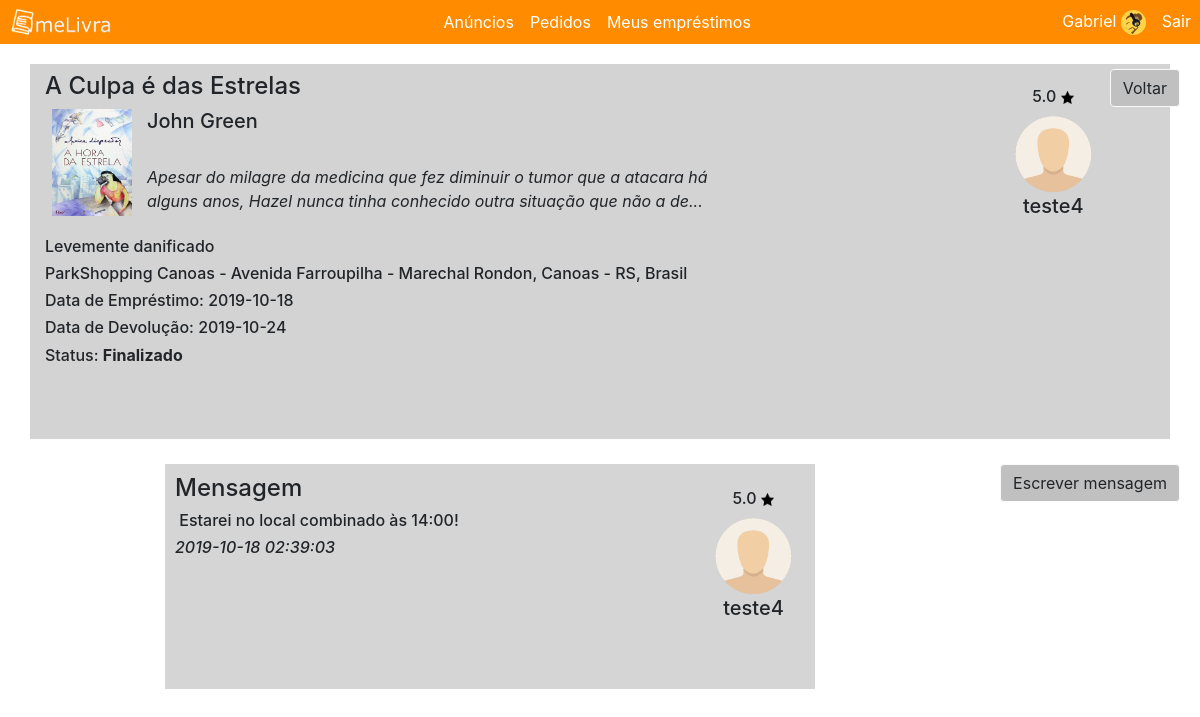
The app's page /PHP/telaEmprestimoDetalhes.php?status2=1&idEmp=32 (signed in) with its own data.
### tables this page shows
CREATE TABLE `usuario` (
  `idUsuario` int(11) NOT NULL,
  `nome` varchar(16) DEFAULT NULL,
  `sobrenome` varchar(20) NOT NULL,
  `senha` varchar(250) DEFAULT NULL,
  `email` varchar(60) DEFAULT NULL,
  `admin` char(1) DEFAULT NULL,
  `imagem` varchar(200) DEFAULT NULL,
  `celular` int(11) DEFAULT NULL,
  `nota` float DEFAULT NULL
);

CREATE TABLE `emprestimo` (
  `idEmprestimo` int(11) NOT NULL,
  `idProposta` int(11) NOT NULL,
  `idUsuarioA` int(11) DEFAULT NULL,
  `idUsuarioB` int(11) DEFAULT NULL,
  `dataEmprestimo` date DEFAULT NULL,
  `status` varchar(45) DEFAULT NULL
);

CREATE TABLE `livro` (
  `idLivro` int(11) NOT NULL,
  `titulo` varchar(50) DEFAULT NULL,
  `autor` varchar(60) DEFAULT NULL,
  `sinopse` text,
  `foto` varchar(200) DEFAULT NULL
);

CREATE TABLE `postagem` (
  `idPostagem` int(11) NOT NULL,
  `idUsuario` int(11) DEFAULT NULL,
  `idLivro` int(11) DEFAULT NULL,
  `local` varchar(1000) DEFAULT NULL,
  `dt_entrega` date DEFAULT NULL,
  `estadoLivro` varchar(50) DEFAULT NULL,
  `tipo` char(1) DEFAULT NULL
);

CREATE TABLE `proposta` (
  `idProposta` int(11) NOT NULL,
  `idPostagem` int(11) DEFAULT NULL,
  `idUsuario` int(11) DEFAULT NULL,
  `estadoLivro` varchar(50) DEFAULT NULL,
  `dataEntregaInicial` date DEFAULT NULL,
  `local` text
);

CREATE TABLE `comentario` (
  `idComentario` int(11) NOT NULL,
  `idUsuario` int(11) DEFAULT NULL,
  `idEmprestimo` int(11) DEFAULT NULL,
  `conteudo` text,
  `data` datetime DEFAULT NULL
);

### PHP/telaEmprestimoDetalhes.php (the view, shortened to what this page needs)
?>    <!DOCTYPE html>
    <head>
        <link rel="stylesheet" type="text/css" href="../CSS/estiloBase.css">
       <link rel="stylesheet" href="../bootstrap/css/bootstrap.min.css">
    </head>
    <body>
<?php
  if($_SESSION['email'])
    $email= $_SESSION['email'];
  else header('Location: ../HTML/telaInicial.html');
    $con = mysqli_connect('localhost','id11285427_dezordi','00112233', 'id11285427_melivra');
  if($con){
    $busca = mysqli_query($con, "SELECT nome FROM usuario WHERE email = '$email'") or die(mysqli_error($con));
  $row = mysqli_fetch_array($busca);
$name = $row['nome'];
      $busca2 = mysqli_query($con, "SELECT * FROM usuario WHERE email = '$email'") or die(mysqli_error($con));
      $row2 = mysqli_fetch_array($busca2);
      $idUser = $row2['idUsuario'];
      $idEmp = $_GET['idEmp'];
      $onerro="this.src='../Imagens/fotoUser.png'";
      $onerro1="this.src='../Imagens/HoraDaEstrela.jpg'";
  }
?>
      <nav class="navbar navbar-expand-md">
      <img class="navbar-brand" src="../Imagens/meLivra - Logo.png">
      <div class="collapse navbar-collapse" id="main-navigation">
        <ul class="navbar-nav justify-content-center d-flex flex-fill">
          <li class="nav-item">
            <a class="nav-link" href="telaAnuncio.php">Anúncios</a>
          </li>
          <li class="nav-item">
            <a class="nav-link" href="telaPedido.php">Pedidos</a>
          </li>
          <li class="nav-item">
            <a class="nav-link" href="#">Meus empréstimos</a>
          </li>
        </ul>
        <ul class="navbar-nav ml:auto">
          <li class="nav-item">
<?php
echo '<div class="nav-link"><a href="#">'.$name.'</a>
            <img src="../Imagens/'.$row2['imagem'].'" onerror='.$onerro.'>'
?>
          </li>
          <li class="nav-item">
            <a class="nav-link" href="?link=1">Sair</a>
          </li>
        </ul>
      </div>
    </nav>
    <header class="page-header header container-fluid">
<a class="btn btn-light" href="../PHP/telaEmprestimo.php">Voltar</a>
            <?php
            if($con) {
                $busca2 = mysqli_query($con, "SELECT * FROM emprestimo WHERE idEmprestimo ='$idEmp' ORDER BY idEmprestimo DESC") or die(mysqli_error($con));
                if (mysqli_num_rows($busca2) > 0) {
                    while ($rowEmp = mysqli_fetch_array($busca2)) {
                        $buscaProp = mysqli_query($con, "SELECT * FROM proposta WHERE idProposta= '" . $rowEmp['idProposta'] . "'") or die(mysqli_error($con));
                        $rowProp = mysqli_fetch_array($buscaProp);
                        $buscaPost = mysqli_query($con, "SELECT * FROM postagem WHERE idPostagem= '" . $rowProp['idPostagem'] . "'") or die(mysqli_error($con));
                        $rowPost = mysqli_fetch_array($buscaPost);
                        $buscaLivro = mysqli_query($con, "SELECT * FROM livro WHERE idLivro= '" . $rowPost['idLivro'] . "'") or die(mysqli_error($con));
                        $rowLivro = mysqli_fetch_array($buscaLivro);
                        if ($idUser == $rowEmp['idUsuarioA']) {
                            $buscaUser = mysqli_query($con, "SELECT * FROM usuario WHERE idUsuario = '" . $rowEmp['idUsuarioB'] . "'") or die(mysqli_error($con));
                            $rowUser = mysqli_fetch_array($buscaUser);
                        } else {
                            $buscaUser = mysqli_query($con, "SELECT * FROM usuario WHERE idUsuario = '" . $rowEmp['idUsuarioA'] . "'") or die(mysqli_error($con));
                            $rowUser = mysqli_fetch_array($buscaUser);
                        }
                        $string = $rowLivro['sinopse'];
                        if (strlen($string) > 150) {
                            $stringCut = substr($string, 0, 150);
                            $endPoint = strrpos($stringCut, ' ');
                            $string = $endPoint ? substr($stringCut, 0, $endPoint) : substr($stringCut, 0);
                        }
                        echo '<div class="container">
            <div class="containerdados">
                <h4>'.$rowLivro['titulo'].'</h4>
                <img class="fotoLivro" src="'.$rowLivro['foto'].'" onerror='.$onerro1.'>
                <h5>' . $rowLivro['autor'] . '</h5><br>
                <h7><i>' . $string . '...</i></h7><br><br>
                <h6>' . $rowPost['estadoLivro'] . '</h6>
                <h6>' . $rowProp['local'] . '</h6>
                <h6>Data de Empréstimo: ' . $rowEmp['dataEmprestimo'] . '</h6>
                <h6>Data de Devolução: ' . $rowProp['dataEntregaInicial'] . '</h6>
                ';
                        echo'
                <h6>Status: <b>' . $rowEmp['status'] . '</b></h6>
            </div>
            <div class="user">';
        $buscaNota = mysqli_query($con, "SELECT ROUND(AVG(nota),1) AS media FROM avaliacao WHERE idUsuario ='".$rowUser['idUsuario']."'") or die(mysqli_error($con));
        $rowNota= mysqli_fetch_array($buscaNota);
        if (empty($rowNota['media'])){
            echo '<h6> 0 <img class="fotoEstrela" src="../Imagens/estrela.png"></h6>';
        }else{
         echo '<h6>'.$rowNota['media'].' <img class="fotoEstrela" src="../Imagens/estrela.png"></h6>';}
        echo '
            <img class="fotoUser" src="../Imagens/'.$rowUser['imagem'].'" onerror='.$onerro.'>
                <h5>' . $rowUser['nome'] . ' </h5>
          </div>';
        echo '</div>';
                    }
                }
                echo '
            <a class="btn btn-light" href="../PHP/telaComentario.php?idEmp='.$idEmp.'">Escrever mensagem</a>';
                $busca2 = mysqli_query($con, "SELECT * FROM comentario WHERE idEmprestimo = " . $idEmp . " ORDER BY idComentario DESC") or die(mysqli_error($con));
                if (mysqli_num_rows($busca2) > 0) {
                    while ($row = mysqli_fetch_array($busca2)) {
                        $buscaUser = mysqli_query($con, "SELECT * FROM usuario WHERE idUsuario = '" . $row['idUsuario'] . "'") or die(mysqli_error($con));
                        $rowUser = mysqli_fetch_array($buscaUser);
                        echo '<div class="postagem">
          <div class="dados"><h4>Mensagem</h4>
            <h6>&nbsp' . $row['conteudo'] . '</h6>
            <h6><i>' . $row['data'] . '</i></h6>
          </div>
          <div class="user">';
        $buscaNota = mysqli_query($con, "SELECT ROUND(AVG(nota),1) AS media FROM avaliacao WHERE idUsuario ='".$rowUser['idUsuario']."'") or die(mysqli_error($con));
        $rowNota= mysqli_fetch_array($buscaNota);
        if (empty($rowNota['media'])){
            echo '<h6> 0 <img class="fotoEstrela" src="../Imagens/estrela.png"></h6>';
        }else{
         echo '<h6>'.$rowNota['media'].' <img class="fotoEstrela" src="../Imagens/estrela.png"></h6>';}
        echo '<img class="fotoUser" src="../Imagens/'.$rowUser['imagem'].'" onerror='.$onerro.'>
            <h5>' . $rowUser['nome'] . ' </h5>
          </div>
        </div>';
                    }
                }
            }
            ?>
        </header>
    </body>
    </html>

### CSS/estiloBase.css (style rules this page uses)
body { padding: 0px; margin: 0px; }
.navbar-brand { width:105px; height:40px; margin-left: 8px; }
.navbar.navbar-expand-md { background-color: darkorange; margin:0px; padding:1px; }
.nav-link { color:white; }
.nav-link a { color:white; font-style: normal; }
.navbar-collapse { margin-left: 10px; }
.container { background-color: lightgrey; margin:20px; padding:8px; min-height: 375px; }
.postagem { background-color: #d5d5d5; width:650px; height: 225px; margin:25px; margin-left: 150px; padding:10px; box-shadow: 5px 5px rgba(1,1,1,0); overflow-wrap: break-word; }
.header a { float:right; margin:5px; background-color: silver; }
.fotoLivro { float:left; width:80px; margin-left: 7px; margin-right: 15px; }
.containerdados { display: inline-block; width:670px; }
.dados { display: inline-block; width:450px; }
.user { display: inline-block; float: right; text-align: center; margin: 10px; margin-top: 15px; }
.fotoUser { height:80px; border-radius: 50%; }
.fotoEstrela { height:13px; }
.nav-link img { height:25px; display: inline-block; border-radius:50%; }

### records on screen
usuario: nome "Gabriel", imagem (picture)
emprestimo: livro.titulo "A Culpa é das Estrelas", livro.autor "John Green", livro.sinopse "Apesar do milagre da medicina que fez diminuir o tumor que a atacara há alguns anos, Hazel nunca tinha conhecido outra situação que não a de", postagem.estadoLivro "Levemente danificado", idProposta.local "ParkShopping Canoas - Avenida Farroupilha - Marechal Rondon, Canoas - RS, Brasil", dataEmprestimo "2019-10-18", idProposta.dataEntregaInicial "2019-10-24", status "Finalizado", media "5.0", usuario.nome "teste4"
comentario: conteudo "Estarei no local combinado às 14:00!", data "2019-10-18 02:39:03", media "5.0", idUsuario.nome "teste4"
